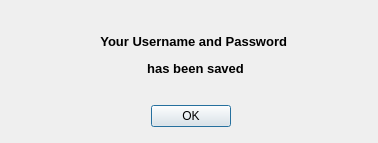
<?xml version="1.0" encoding="UTF-8"?>
<ui version="4.0">
 <class>Dialog</class>
 <widget class="QDialog" name="Dialog">
  <property name="geometry">
   <rect>
    <x>0</x>
    <y>0</y>
    <width>378</width>
    <height>143</height>
   </rect>
  </property>
  <property name="windowTitle">
   <string>Registration Success</string>
  </property>
  <widget class="QDialogButtonBox" name="buttonBox">
   <property name="geometry">
    <rect>
     <x>-40</x>
     <y>100</y>
     <width>461</width>
     <height>32</height>
    </rect>
   </property>
   <property name="orientation">
    <enum>Qt::Horizontal</enum>
   </property>
   <property name="standardButtons">
    <set>QDialogButtonBox::Ok</set>
   </property>
   <property name="centerButtons">
    <bool>true</bool>
   </property>
  </widget>
  <widget class="QLabel" name="label">
   <property name="geometry">
    <rect>
     <x>30</x>
     <y>10</y>
     <width>331</width>
     <height>91</height>
    </rect>
   </property>
   <property name="text">
    <string>&lt;html&gt;&lt;head/&gt;&lt;body&gt;&lt;p align=&quot;center&quot;&gt;&lt;span style=&quot; font-size:10pt; font-weight:600;&quot;&gt;Your Username and Password &lt;/span&gt;&lt;/p&gt;&lt;p align=&quot;center&quot;&gt;&lt;span style=&quot; font-size:10pt; font-weight:600;&quot;&gt;has been saved&lt;/span&gt;&lt;/p&gt;&lt;/body&gt;&lt;/html&gt;</string>
   </property>
  </widget>
 </widget>
 <resources/>
 <connections>
  <connection>
   <sender>buttonBox</sender>
   <signal>accepted()</signal>
   <receiver>Dialog</receiver>
   <slot>accept()</slot>
   <hints>
    <hint type="sourcelabel">
     <x>248</x>
     <y>254</y>
    </hint>
    <hint type="destinationlabel">
     <x>157</x>
     <y>274</y>
    </hint>
   </hints>
  </connection>
  <connection>
   <sender>buttonBox</sender>
   <signal>rejected()</signal>
   <receiver>Dialog</receiver>
   <slot>reject()</slot>
   <hints>
    <hint type="sourcelabel">
     <x>316</x>
     <y>260</y>
    </hint>
    <hint type="destinationlabel">
     <x>286</x>
     <y>274</y>
    </hint>
   </hints>
  </connection>
 </connections>
</ui>
